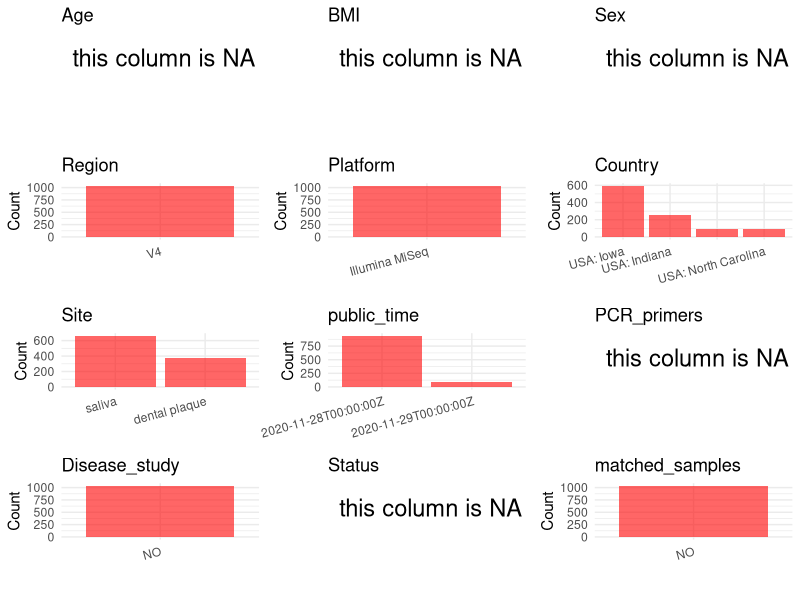

Write R code to recreate this figure. (Note: this script raises an error after producing the figure.)
## ---- chunk 1
# Load necessary libraries
library(dplyr)
library(ggplot2)
library(cowplot)
library(stringr)
# Set working directory (update this path to your local directory)
setwd("/Users/dongbiao/Documents/oral/global-oral-microbiome/data/projects/PRJNA575641/")

# Read the initial metadata files
initial_meta <- read.csv("SraRunTable.csv",header = T) %>% filter(sample_type != "Negative.PCR")

head(initial_meta)
## ---- chunk 2
# Create a uniform metadata dataframe
sites <- str_extract(initial_meta$sample_type, "saliva|Plaque")
sites[sites == "Plaque"] <- "dental plaque"
metadata <- data.frame(
  BioProject = initial_meta$BioProject,
  Run = initial_meta$Run,
  sample_name = initial_meta$`host_subject_id`,
  Age = NA,
  BMI = NA,
  Sex=NA,
  Region = "V4",
  Platform = initial_meta$Instrument,
  Country = initial_meta$geo_loc_name,
  Site = sites,
  public_time = initial_meta$ReleaseDate,
  stringsAsFactors = FALSE
)
## ---- chunk 3
# Add information obtained from the publication
metadata$PCR_primers <- NA
metadata$title <- "Maturation of the Oral Microbiome in Caries-Free Toddlers: A Longitudinal Study"
metadata$Disease_study <- "NO"

# Assign disease status based on sample_name patterns
metadata$Status <- NA

# Create matched_samples column
metadata$matched_samples <- "NO"

# Check initial data distribution
cat("Initial sample distribution:\n")
table(metadata$sample_name)
table(metadata$Site)
## ---- chunk 4
# Check the number of unique runs and sample names
print(paste("Number of unique runs:", length(unique(metadata$Run))))
print(paste("Number of unique sample names:", length(unique(metadata$sample_name))))
## ---- chunk 5
# Select columns for visualization
plot_data <- metadata %>%
  select(-BioProject, -Run, -sample_name, -title)

# Function to create simple plots for each column
create_simple_plots <- function(data) {
  plots <- list()
  
  for (col in colnames(data)) {
    # Check if the column is all NA
    if (all(is.na(data[[col]]))) {
      # Create an empty plot with text indicating all NA
      p <- ggplot() +
        annotate("text", x = 0.5, y = 0.5, label = "this column is NA", size = 6) +
        labs(title = col) +
        theme_void()
    } else if (is.numeric(data[[col]])) {
      # Numeric variable: histogram
      p <- ggplot(data, aes(x = .data[[col]])) +
        geom_histogram(fill = "blue", alpha = 0.6, bins = 20, na.rm = TRUE) +
        labs(title = col) +
        theme_minimal()
    } else {
      # Categorical variable: bar plot (remove NA values)
      count_data <- as.data.frame(table(data[[col]], useNA = "ifany"))
      p <- ggplot(count_data, aes(x = reorder(Var1, -Freq), y = Freq)) +
        geom_col(fill = "red", alpha = 0.6) +
        labs(title = col, x = NULL, y = "Count") +
        theme_minimal() +
        theme(axis.text.x = element_text(angle = 15, hjust = 1))
    }
    plots[[col]] <- p
  }
  
  return(plots)
}

# Generate and arrange plots
plots <- create_simple_plots(plot_data)
p<-plot_grid(plots$Age, 
          plots$BMI, 
          plots$Sex, 
          plots$Region, 
          plots$Platform, 
          plots$Country, 
          plots$Site,
          plots$public_time, 
          plots$PCR_primers,
          plots$Disease_study,
          plots$Status,
          plots$matched_samples,# add 
          ncol = 3, align = "hv", axis = "lb")
ggsave("Metadata_Summary.png", plot = p, width = 8, height = 6, dpi = 150)
## ---- chunk 6
knitr::include_graphics("Metadata_Summary.png")
## ---- chunk 7
# Reorder columns to match the desired format
metadata <- metadata[, c(
  "BioProject", "Run", "sample_name", "Age", "BMI", "Sex", 
  "Region", "Platform", "Country", "Site", "public_time", 
  "PCR_primers", "title", "Disease_study", "Status","matched_samples"
)]

# Export the uniform metadata to a CSV file
write.csv(metadata, file = "metadata.csv", quote = FALSE)
head(metadata)
